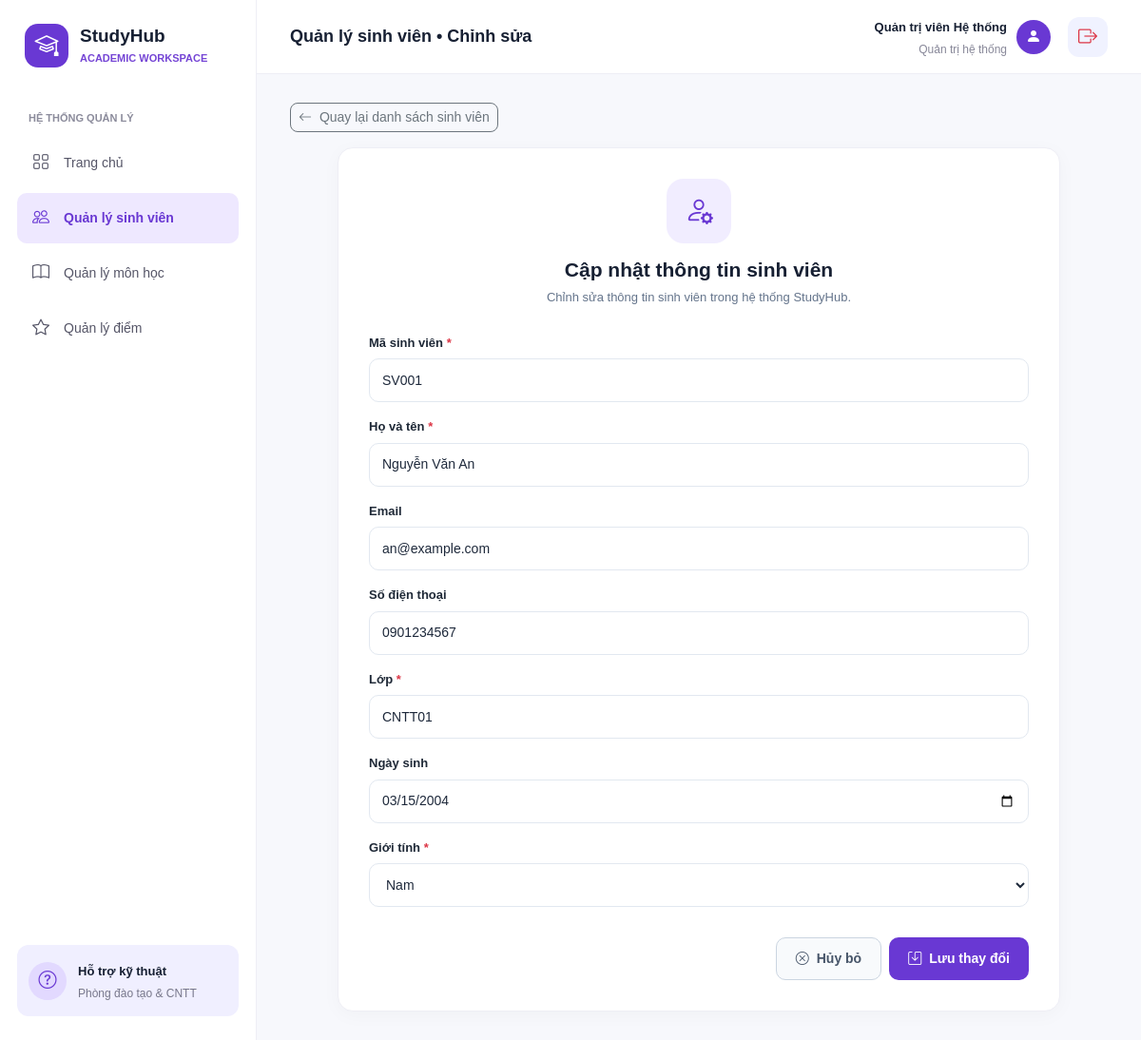
/public/index.php?controller=editStudent&id=1 (signed in), run on the app's committed database.
### tables this page shows
CREATE TABLE IF NOT EXISTS students (
  id            INT(11)      NOT NULL AUTO_INCREMENT,
  student_code  VARCHAR(50)  NOT NULL,
  full_name     VARCHAR(100) NOT NULL,
  email         VARCHAR(100) DEFAULT NULL,
  phone         VARCHAR(20)  DEFAULT NULL,
  class_name    VARCHAR(50)  DEFAULT NULL,
  date_of_birth DATE         DEFAULT NULL,
  gender        VARCHAR(10)  DEFAULT NULL,
    PRIMARY KEY (id),
  UNIQUE KEY student_code (student_code)
);

### app/controllers/StudentController.php (called while the page is built, shortened)
<?php
require_once APP_ROOT . '/app/services/StudentService.php';
class StudentController
{
    public function edit($id)
    {
        $studentService = new StudentService();
        $student = $studentService->getStudentById($id);
        include APP_ROOT . '/app/views/student/edit.php';
    }
}

### app/services/StudentService.php (called while the page is built, shortened)
<?php
require_once APP_ROOT . '/app/models/Student.php';
class StudentService
{
    private function getConn()
    {
        $dbConnection = new DbConnection();
        return $dbConnection->getConnection();
    }
    private function rowToStudent($row)
    {
        return new Student(
            $row['id'],
            $row['student_code'],
            $row['full_name'],
            $row['email'],
            $row['phone'],
            $row['class_name'],
            $row['date_of_birth'],
            $row['gender']
        );
    }
    public function getStudentById($id)
    {
        $conn = $this->getConn();
        $stmt = $conn->prepare("SELECT * FROM students WHERE id = :id");
        $stmt->execute([':id' => $id]);
        $row = $stmt->fetch(PDO::FETCH_ASSOC);
        return $row ? $this->rowToStudent($row) : null;
    }
}

### app/models/Student.php (called while the page is built, shortened)
<?php
class Student {
    private $id;
    private $student_code;
    private $full_name;
    private $email;
    private $phone;
    private $class_name;
    private $date_of_birth;
    private $gender;
    public function __construct($id, $student_code, $full_name, $email, $phone, $class_name, $date_of_birth, $gender) {
        $this->id = $id;
        $this->student_code = $student_code;
        $this->full_name = $full_name;
        $this->email = $email;
        $this->phone = $phone;
        $this->class_name = $class_name;
        $this->date_of_birth = $date_of_birth;
        $this->gender = $gender;
    }
    public function getId() { return $this->id; }
    public function getStudentCode() { return $this->student_code; }
    public function getFullName() { return $this->full_name; }
    public function getEmail() { return $this->email; }
    public function getPhone() { return $this->phone; }
    public function getClassName() { return $this->class_name; }
    public function getDateOfBirth() { return $this->date_of_birth; }
    public function getGender() { return $this->gender; }
}

### app/views/student/edit.php (the view, shortened to what this page needs)
<!DOCTYPE html>
<html lang="vi">
<head>
    <link href="https://cdn.jsdelivr.net/npm/bootstrap@5.3.3/dist/css/bootstrap.min.css" rel="stylesheet">
    <link rel="stylesheet" href="https://cdn.jsdelivr.net/npm/bootstrap-icons@1.11.3/font/bootstrap-icons.min.css">
    <link rel="stylesheet" href="asset/css/style.css">
</head>
<body>
    <div class="dashboard">
        <aside class="sidebar">
            <a href="?controller=home" class="logo">
                <div class="logo-icon">
                    <i class="bi bi-mortarboard"></i>
                </div>
                <div class="logo-text">
                    <h4>StudyHub</h4>
                    <p>ACADEMIC WORKSPACE</p>
                </div>
            </a>
            <p class="menu-title">HỆ THỐNG QUẢN LÝ</p>
            <nav class="menu-links">
                <a href="?controller=home" class="menu-link">
                    <i class="bi bi-grid"></i>
                    <span>Trang chủ</span>
                </a>
                <a href="?controller=student&action=index" class="menu-link active">
                    <i class="bi bi-people"></i>
                    <span>Quản lý sinh viên</span>
                </a>
                <a href="?controller=subject&action=index" class="menu-link">
                    <i class="bi bi-book"></i>
                    <span>Quản lý môn học</span>
                </a>
                <a href="?controller=grade&action=index" class="menu-link">
                    <i class="bi bi-star"></i>
                    <span>Quản lý điểm</span>
                </a>
            </nav>
            <div class="support-box">
                <div class="support-icon">
                    <i class="bi bi-question-circle"></i>
                </div>
                <div>
                    <strong>Hỗ trợ kỹ thuật</strong>
                    <p>Phòng đào tạo & CNTT</p>
                </div>
            </div>
        </aside>
        <div class="main-area">
            <header class="top-header">
                <h5 class="header-title">Quản lý sinh viên • Chỉnh sửa</h5>
                <div class="header-right">
                    <div class="user-info">
                        <div class="text-end">
                            <strong>
                                <?= htmlspecialchars($_SESSION['user_name'] ?? 'Quản trị viên') ?>
                            </strong>
                            <p>
                                <?= (isset($_SESSION['user_role']) && $_SESSION['user_role'] === 'student')
                                    ? 'Sinh viên'
                                    : ((isset($_SESSION['user_role']) && $_SESSION['user_role'] === 'teacher')
                                        ? 'Giảng viên'
                                        : 'Quản trị hệ thống') ?>
                            </p>
                        </div>
                        <div class="user-icon">
                            <i class="bi bi-person-fill"></i>
                        </div>
                        <a href="?controller=auth&action=logout"
                            class="header-button text-danger text-decoration-none d-flex align-items-center justify-content-center ms-2"
                            title="Đăng xuất"
                            onclick="return confirm('Bạn có chắc chắn muốn đăng xuất?')">
                            <i class="bi bi-box-arrow-right fs-5"></i>
                        </a>
                    </div>
                </div>
            </header>
            <main class="content">
                <div class="mb-3">
                    <a href="?controller=student&action=index"
                        class="btn btn-sm btn-outline-secondary"
                        style="border-radius: 8px;">
                        <i class="bi bi-arrow-left me-1"></i>
                        Quay lại danh sách sinh viên
                    </a>
                </div>
                <div class="form-card">
                    <div class="form-card-header">
                        <div class="form-icon-box">
                            <i class="bi bi-person-gear"></i>
                        </div>
                        <h3 class="form-title">Cập nhật thông tin sinh viên</h3>
                        <p class="form-subtitle">
                            Chỉnh sửa thông tin sinh viên trong hệ thống StudyHub.
                        </p>
                    </div>
                    <form action="?controller=editStudent&id=<?= urlencode((string)$student->getId()) ?>"
                        method="POST">
                        <div class="mb-3">
                            <label for="student_code" class="form-label-custom">
                                Mã sinh viên <span class="text-danger">*</span>
                            </label>
                            <input type="text"
                                class="form-control-custom"
                                id="student_code"
                                name="student_code"
                                value="<?= htmlspecialchars($student->getStudentCode() ?? '') ?>"
                                maxlength="20"
                                required>
                        </div>
                        <div class="mb-3">
                            <label for="full_name" class="form-label-custom">
                                Họ và tên <span class="text-danger">*</span>
                            </label>
                            <input type="text"
                                class="form-control-custom"
                                id="full_name"
                                name="full_name"
                                value="<?= htmlspecialchars($student->getFullName() ?? '') ?>"
                                maxlength="100"
                                required>
                        </div>
                        <div class="mb-3">
                            <label for="email" class="form-label-custom">
                                Email
                            </label>
                            <input type="email"
                                class="form-control-custom"
                                id="email"
                                name="email"
                                value="<?= htmlspecialchars($student->getEmail() ?? '') ?>"
                                maxlength="100">
                        </div>
                        <div class="mb-3">
                            <label for="phone" class="form-label-custom">
                                Số điện thoại
                            </label>
                            <input type="tel"
                                class="form-control-custom"
                                id="phone"
                                name="phone"
                                value="<?= htmlspecialchars($student->getPhone() ?? '') ?>"
                                maxlength="20">
                        </div>
                        <div class="mb-3">
                            <label for="class_name" class="form-label-custom">
                                Lớp <span class="text-danger">*</span>
                            </label>
                            <input type="text"
                                class="form-control-custom"
                                id="class_name"
                                name="class_name"
                                value="<?= htmlspecialchars($student->getClassName() ?? '') ?>"
                                maxlength="50"
                                required>
                        </div>
                        <div class="mb-3">
                            <label for="date_of_birth" class="form-label-custom">
                                Ngày sinh
                            </label>
                            <input type="date"
                                class="form-control-custom"
                                id="date_of_birth"
                                name="date_of_birth"
                                value="<?= htmlspecialchars($student->getDateOfBirth() ?? '') ?>">
                        </div>
                        <div class="mb-3">
                            <label for="gender" class="form-label-custom">
                                Giới tính <span class="text-danger">*</span>
                            </label>
                            <select class="form-select-custom"
                                id="gender"
                                name="gender"
                                required>
                                <option value="Nam"
                                    <?= $student->getGender() === 'Nam' ? 'selected' : '' ?>>
                                    Nam
                                </option>
                            </select>
                        </div>
                        <div class="d-flex justify-content-end gap-2 mt-4 pt-2">
                            <a href="?controller=student&action=index"
                                class="btn-cancel-custom">
                                <i class="bi bi-x-circle"></i>
                                <span>Hủy bỏ</span>
                            </a>
                            <button type="submit"
                                name="btn_update"
                                class="btn-submit-purple">
                                <i class="bi bi-save"></i>
                                <span>Lưu thay đổi</span>
                            </button>
                        </div>
                    </form>
                </div>
            </main>
        </div>
    </div>
</body>
</html>

### public/asset/css/style.css (style rules this page uses)
* { box-sizing: border-box; }
body { margin: 0; font-family: Arial, sans-serif; background-color: #f7f8fc; color: #172033; }
.dashboard { display: flex; min-height: 100vh; }
.sidebar { width: 270px; min-width: 270px; background-color: #ffffff; border-right: 1px solid #eeeeF5; display: flex; flex-direction: column; padding: 25px 18px; }
.logo { display: flex; align-items: center; gap: 12px; padding: 0 8px; margin-bottom: 45px; text-decoration: none; color: #172033; }
.logo-icon { width: 46px; height: 46px; background-color: #6938d3; color: white; border-radius: 14px; display: flex; justify-content: center; align-items: center; font-size: 25px; }
.logo-text h4 { font-size: 19px; font-weight: bold; margin: 0; }
.logo-text p { font-size: 11px; color: #7545d5; font-weight: bold; margin: 3px 0 0; }
.menu-title { font-size: 11px; color: #8b8b9b; font-weight: bold; margin: 0 0 12px 12px; }
.menu-link { display: flex; align-items: center; gap: 13px; padding: 13px 14px; margin-bottom: 5px; border-radius: 10px; text-decoration: none; color: #555567; font-size: 14px; transition: 0.2s; }
.menu-link i { font-size: 18px; width: 22px; text-align: center; }
.menu-link.active { background-color: #eee8ff; color: #6938d3; font-weight: bold; }
.support-box { margin-top: auto; display: flex; align-items: center; gap: 12px; background-color: #f0efff; padding: 15px 12px; border-radius: 12px; }
.support-icon { width: 40px; height: 40px; flex-shrink: 0; border-radius: 50%; background-color: #e2d9ff; color: #6938d3; display: flex; align-items: center; justify-content: center; font-size: 19px; }
.support-box strong { font-size: 13px; }
.support-box p { font-size: 12px; color: #77778a; margin: 3px 0 0; }
.main-area { flex: 1; min-width: 0; }
.top-header { height: 78px; background-color: #ffffff; border-bottom: 1px solid #eeeeF5; display: flex; align-items: center; justify-content: space-between; padding: 0 35px; }
.header-title { font-size: 18px; font-weight: bold; margin: 0; }
.header-right { display: flex; align-items: center; gap: 15px; }
.header-button { width: 42px; height: 42px; border: none; border-radius: 12px; background-color: #f0f2ff; color: #56566b; font-size: 18px; }
.user-info { display: flex; align-items: center; gap: 10px; }
.user-info strong { font-size: 13px; }
.user-info p { font-size: 12px; color: #888899; margin: 3px 0 0; }
.user-icon { width: 36px; height: 36px; border-radius: 50%; background-color: #6938d3; color: white; display: flex; justify-content: center; align-items: center; }
.content { padding: 30px 35px; }

### app/views/student/edit.php (style rules this page uses)
.form-card { max-width: 760px; margin: 0 auto; padding: 32px; background: #ffffff; border: 1px solid #eeeeF5; border-radius: 16px; box-shadow: 0 4px 20px rgba(0, 0, 0, 0.03); }
.form-card-header { text-align: center; margin-bottom: 28px; }
.form-icon-box { width: 68px; height: 68px; margin: 0 auto 15px; border-radius: 18px; background: #f1edff; color: #6938d3; display: flex; align-items: center; justify-content: center; font-size: 30px; }
.form-title { font-size: 21px; font-weight: 700; color: #172033; margin-bottom: 7px; }
.form-subtitle { font-size: 13px; color: #64748b; margin: 0; }
.form-label-custom { display: block; margin-bottom: 7px; color: #1f2937; font-size: 13px; font-weight: 600; }
.form-control-custom, .form-select-custom { width: 100%; min-height: 46px; padding: 10px 13px; border: 1px solid #e2e8f0; border-radius: 10px; background: #ffffff; color: #1e293b; font-size: 14px; }
.btn-submit-purple { display: inline-flex; align-items: center; justify-content: center; gap: 8px; padding: 11px 20px; border: none; border-radius: 10px; background: #6938d3; color: #ffffff; font-size: 14px; font-weight: 600; text-decoration: none; }
.btn-cancel-custom { display: inline-flex; align-items: center; justify-content: center; gap: 8px; padding: 11px 20px; border: 1px solid #cbd5e1; border-radius: 10px; background: #f8fafc; color: #475569; font-size: 14px; font-weight: 600; text-decoration: none; }

### data on the page
students: student_code "SV001", full_name "Nguyễn Văn An", email "an@example.com", phone "0901234567", class_name "CNTT01", date_of_birth "03/15/2004", gender "Nam"

### other printed values
$_SESSION['user_name'] "Quản trị viên Hệ thống"
